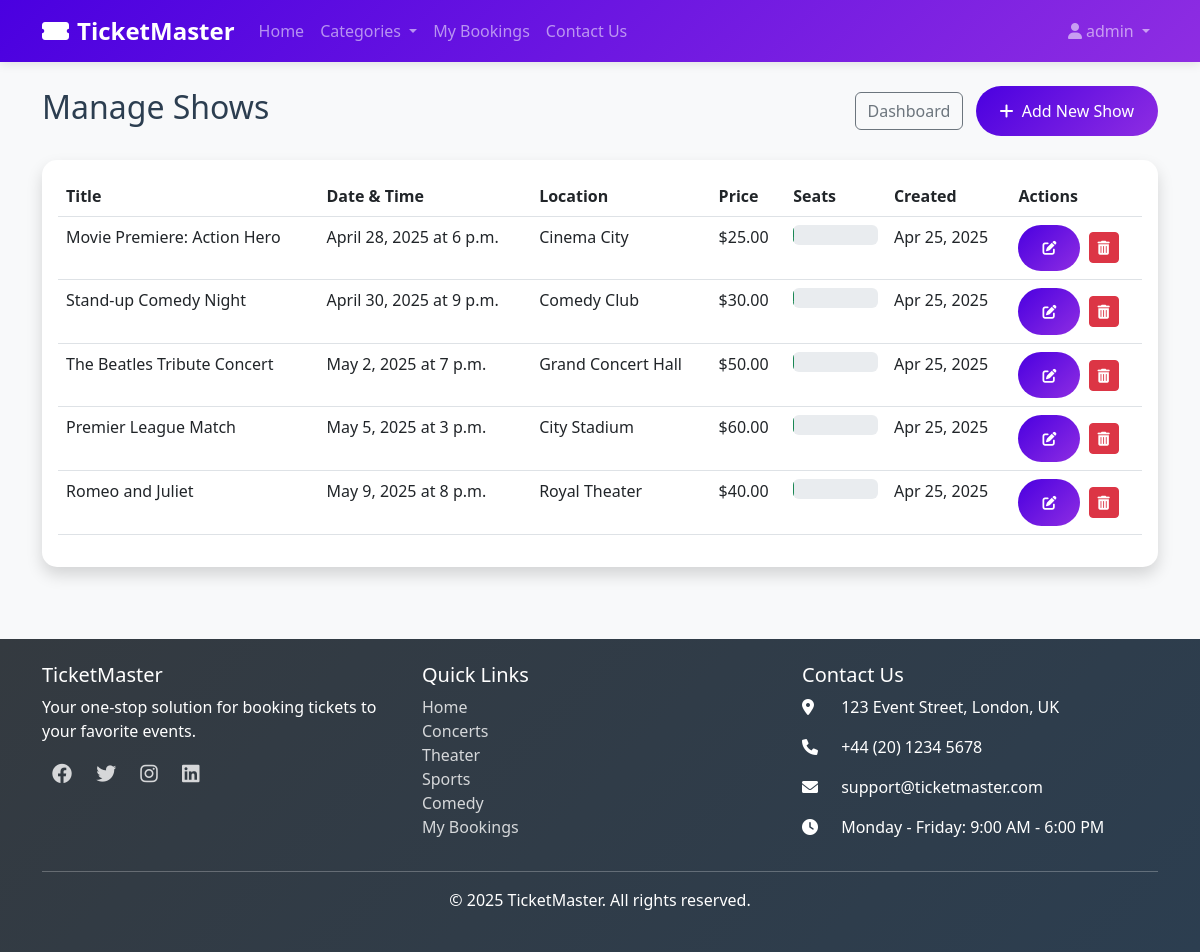
The app's page /admin-panel/shows/ (signed in) with its own data.
### booking/models.py (models this page shows, shortened)
class Show(models.Model):
    title = models.CharField(max_length=200)
    description = models.TextField()
    date = models.DateField()
    time = models.TimeField()
    location = models.CharField(max_length=200)
    price = models.DecimalField(max_digits=10, decimal_places=2)
    total_seats = models.PositiveIntegerField()
    available_seats = models.PositiveIntegerField()
    category = models.ForeignKey(Category, on_delete=models.SET_NULL, null=True, blank=True)
    image_url = models.CharField(max_length=500, blank=True, null=True)
    created_at = models.DateTimeField(auto_now_add=True)
    updated_at = models.DateTimeField(auto_now=True)

### adminpanel/views.py (the view)
# urls.py: path('shows/', views.ShowListView.as_view(), name='show_list'),
class ShowListView(AdminRequiredMixin, View):
    def get(self, request):
        shows = Show.objects.all().order_by('date', 'time')
        return render(request, 'adminpanel/show_list.html', {'shows': shows})

### adminpanel/views.py (called while the page is built)
    def test_func(self):
        return self.request.user.is_authenticated and self.request.user.is_staff

### templates/adminpanel/show_list.html (shortened to what this page needs)
{% extends 'base.html' %}
{% block content %}
<div class="d-flex justify-content-between align-items-center mb-4">
    <h2>Manage Shows</h2>
    <div>
        <a href="{% url 'adminpanel:dashboard' %}" class="btn btn-outline-secondary me-2">Dashboard</a>
        <a href="{% url 'adminpanel:show_add' %}" class="btn btn-primary">
            <i class="fas fa-plus me-1"></i> Add New Show
        </a>
    </div>
</div>
<div class="card shadow">
    <div class="card-body">
        {% if shows %}
        <div class="table-responsive">
            <table class="table table-hover">
                <thead>
                    <tr>
                        <th>Title</th>
                        <th>Date & Time</th>
                        <th>Location</th>
                        <th>Price</th>
                        <th>Seats</th>
                        <th>Created</th>
                        <th>Actions</th>
                    </tr>
                </thead>
                <tbody>
                    {% for show in shows %}
                    <tr>
                        <td>{{ show.title }}</td>
                        <td>{{ show.date }} at {{ show.time }}</td>
                        <td>{{ show.location }}</td>
                        <td>${{ show.price }}</td>
                        <td>
                            <div class="progress" style="height: 20px;">
                            </div>
                        </td>
                        <td>{{ show.created_at|date:"M d, Y" }}</td>
                        <td>
                            <a href="{% url 'adminpanel:show_edit' show.id %}" class="btn btn-sm btn-primary me-1">
                                <i class="fas fa-edit"></i>
                            </a>
                            <a href="{% url 'adminpanel:show_delete' show.id %}" class="btn btn-sm btn-danger">
                                <i class="fas fa-trash-alt"></i>
                            </a>
                        </td>
                    </tr>
                    {% endfor %}
                </tbody>
            </table>
        </div>
        {% else %}
        <div class="alert alert-info">
            <p class="mb-0">No shows have been created yet.</p>
        </div>
        <a href="{% url 'adminpanel:show_add' %}" class="btn btn-primary">Create Your First Show</a>
        {% endif %}
    </div>
</div>
{% endblock %}

### templates/base.html (shortened to what this page needs)
<!DOCTYPE html>
<html lang="en">
<head>
    <link href="https://cdn.jsdelivr.net/npm/bootstrap@5.2.3/dist/css/bootstrap.min.css" rel="stylesheet">
    <link href="https://cdnjs.cloudflare.com/ajax/libs/font-awesome/6.0.0/css/all.min.css" rel="stylesheet">
    <link href="/static/css/main.css" rel="stylesheet">
</head>
<body>
    <nav class="navbar navbar-expand-lg navbar-dark bg-dark">
        <div class="container">
            <a class="navbar-brand" href="{% url 'booking:home' %}">
                <i class="fas fa-ticket-alt me-2"></i>TicketMaster
            </a>
            <div class="collapse navbar-collapse" id="navbarNav">
                <ul class="navbar-nav me-auto">
                    <li class="nav-item">
                        <a class="nav-link" href="{% url 'booking:home' %}">Home</a>
                    </li>
                    <li class="nav-item dropdown">
                        <a class="nav-link dropdown-toggle" href="#" id="categoriesDropdown" role="button" data-bs-toggle="dropdown">
                            Categories
                        </a>
                    </li>
                    {% if user.is_authenticated %}
                    <li class="nav-item">
                        <a class="nav-link" href="{% url 'booking:booking_history' %}">My Bookings</a>
                    </li>
                    {% endif %}
                    <li class="nav-item">
                        <a class="nav-link" href="#" data-bs-toggle="modal" data-bs-target="#contactModal">Contact Us</a>
                    </li>
                </ul>
                <ul class="navbar-nav ms-auto">
                    {% if user.is_authenticated %}
                        <li class="nav-item dropdown">
                            <a class="nav-link dropdown-toggle" href="#" id="userDropdown" role="button" data-bs-toggle="dropdown">
                                <i class="fas fa-user me-1"></i>{{ user.username }}
                            </a>
                        </li>
                    {% endif %}
                </ul>
            </div>
        </div>
    </nav>
    <div class="container py-4">
        {% block content %}{% endblock %}
    </div>
    <footer class="footer bg-dark text-white mt-5 py-4">
        <div class="container">
            <div class="row">
                <div class="col-md-4">
                    <h5>TicketMaster</h5>
                    <p>Your one-stop solution for booking tickets to your favorite events.</p>
                    <div class="social-links">
                        <a href="#" class="footer-link"><i class="fab fa-facebook"></i></a>
                        <a href="#" class="footer-link"><i class="fab fa-twitter"></i></a>
                        <a href="#" class="footer-link"><i class="fab fa-instagram"></i></a>
                        <a href="#" class="footer-link"><i class="fab fa-linkedin"></i></a>
                    </div>
                </div>
                <div class="col-md-4">
                    <h5>Quick Links</h5>
                    <ul class="list-unstyled">
                        <li><a href="{% url 'booking:home' %}" class="footer-link">Home</a></li>
                        <li><a href="{% url 'booking:home' %}?category=Concerts" class="footer-link">Concerts</a></li>
                        <li><a href="{% url 'booking:home' %}?category=Theater" class="footer-link">Theater</a></li>
                        <li><a href="{% url 'booking:home' %}?category=Sports" class="footer-link">Sports</a></li>
                        <li><a href="{% url 'booking:home' %}?category=Comedy" class="footer-link">Comedy</a></li>
                        {% if user.is_authenticated %}
                        <li><a href="{% url 'booking:booking_history' %}" class="footer-link">My Bookings</a></li>
                        {% endif %}
                    </ul>
                </div>
                <div class="col-md-4">
                    <h5>Contact Us</h5>
                    <div class="contact-info">
                        <p><i class="fas fa-map-marker-alt"></i> 123 Event Street, London, UK</p>
                        <p><i class="fas fa-phone"></i> +44 (20) 1234 5678</p>
                        <p><i class="fas fa-envelope"></i> support@ticketmaster.com</p>
                        <p><i class="fas fa-clock"></i> Monday - Friday: 9:00 AM - 6:00 PM</p>
                    </div>
                </div>
            </div>
            <hr>
            <div class="text-center">
                <p>&copy; {% now "Y" %} TicketMaster. All rights reserved.</p>
            </div>
        </div>
    </footer>
</body>
</html>

### static/css/main.css (style rules this page uses)
:root { --primary-color: #4a00e0; --secondary-color: #8e2de2; --accent-color: #ff6b6b; --text-color: #2c3e50; --light-bg: #f8f9fa; --dark-bg: #343a40; }
body { background-color: var(--light-bg); font-family: 'Poppins', 'Segoe UI', sans-serif; color: var(--text-color); min-height: 100vh; display: flex; flex-direction: column; }
.navbar { background: linear-gradient(135deg, var(--primary-color), var(--secondary-color)) !important; box-shadow: 0 2px 10px rgba(0, 0, 0, 0.1); }
.navbar-brand { font-weight: 600; font-size: 1.5rem; }
.footer { background: linear-gradient(135deg, var(--dark-bg), #2c3e50) !important; margin-top: auto; padding: 2rem 0; }
.card { border: none; border-radius: 15px; overflow: hidden; transition: all 0.3s ease; box-shadow: 0 5px 15px rgba(0, 0, 0, 0.05); }
.btn-primary { background: linear-gradient(135deg, var(--primary-color), var(--secondary-color)); border: none; padding: 0.8rem 1.5rem; border-radius: 50px; font-weight: 500; transition: all 0.3s ease; }

### templates/base.html (style rules this page uses)
.footer-link { color: rgba(255, 255, 255, 0.8); text-decoration: none; transition: color 0.3s; }
.contact-info i { width: 25px; margin-right: 10px; }
.social-links { margin-top: 15px; }
.social-links a { margin: 0 10px; font-size: 20px; }

### records on screen
Show: title "Movie Premiere: Action Hero", date "April 28, 2025", time "6 p.m.", location "Cinema City", price "25.00", created_at "Apr 25, 2025"
Show: title "Stand-up Comedy Night", date "April 30, 2025", time "9 p.m.", location "Comedy Club", price "30.00", created_at "Apr 25, 2025"
Show: title "The Beatles Tribute Concert", date "May 2, 2025", time "7 p.m.", location "Grand Concert Hall", price "50.00", created_at "Apr 25, 2025"
Show: title "Premier League Match", date "May 5, 2025", time "3 p.m.", location "City Stadium", price "60.00", created_at "Apr 25, 2025"
Show: title "Romeo and Juliet", date "May 9, 2025", time "8 p.m.", location "Royal Theater", price "40.00", created_at "Apr 25, 2025"

### other values on screen
{{ user.username }} "admin"
